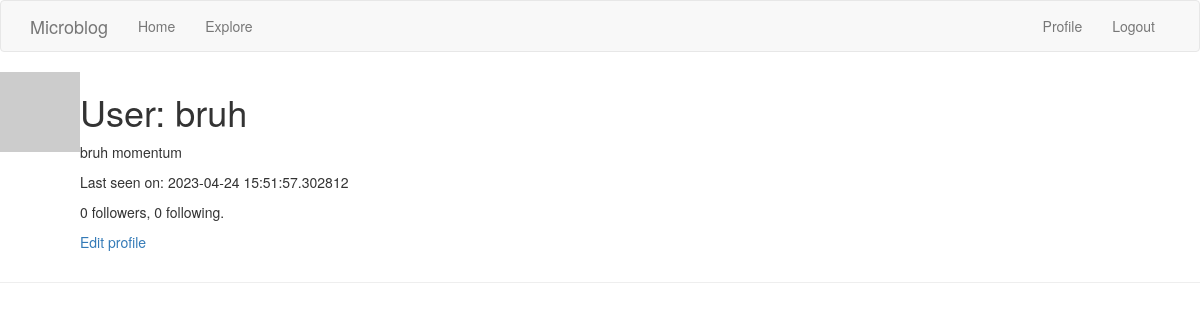
/user/bruh (signed in), run on an earlier commit of the app's database.
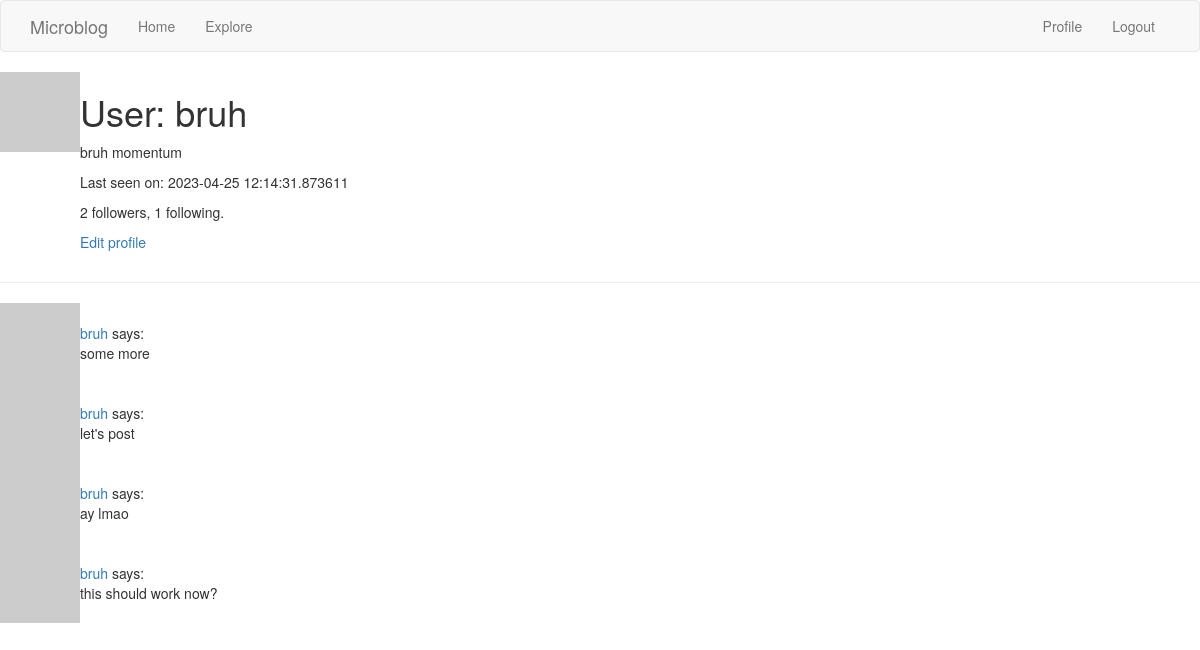
And on a later commit of the database.
### app/models.py (models this page shows, shortened)
class User(UserMixin, db.Model):
    id = db.Column(db.Integer, primary_key=True)
    username = db.Column(db.String(64), index=True, unique=True)
    email = db.Column(db.String(128), index=True, unique=True)
    password_hash = db.Column(db.String(128))
    posts = db.relationship('Post', backref='author', lazy='dynamic')
    about_me = db.Column(db.String(256))
    last_seen = db.Column(db.DateTime, default=datetime.utcnow)
    followed = db.relationship(
        'User',
        secondary=followers,
        primaryjoin=(followers.c.follower_id == id),
        secondaryjoin=(followers.c.followed_id == id),
        backref=db.backref('followers', lazy='dynamic'),
        lazy='dynamic'
    )
    def avatar(self, size):
        digest = md5(self.email.lower().encode('utf-8')).hexdigest()
        return f'https://gravatar.com/avatar/{digest}?d=identicon&s={size}'

class Post(db.Model):
    id = db.Column(db.Integer, primary_key=True)
    body = db.Column(db.String(256))
    timestamp = db.Column(db.DateTime, index=True, default=datetime.utcnow)
    user_id = db.Column(db.Integer, db.ForeignKey('user.id'))

### app/routes.py (the view)
@app.route('/user/<username>')
@login_required
def user(username):
    user = User.query.filter_by(username=username).first_or_404()
    page = request.args.get('page', 1, type=int)
    posts = user.posts.order_by(Post.timestamp.desc()).paginate(
        page=page,
        per_page=app.config['POSTS_PER_PAGE'],
        error_out=False
    )
    next_url = url_for('user', username=user.username, page=posts.next_num) \
        if posts.has_next else None
    prev_url = url_for('user', username=user.username, page=posts.prev_num) \
        if posts.has_prev else None
    form = EmptyForm()
    return render_template(
        'user.html',
        user=user,
        posts=posts.items,
        next_url=next_url,
        prev_url=prev_url,
        form=form
        )

### app/models.py (called while the page is built)
@login.user_loader
def load_user(id):
    return User.query.get(int(id))

### app/routes.py (called while the page is built)
@app.before_request
def before_request():
    if current_user.is_authenticated:
        current_user.last_seen = datetime.utcnow()
        db.session.commit()

### app/templates/user.html (shortened to what this page needs)
{% extends "base.html" %}
{% block content %}
    <table>
        <tr valign="top">
            <td><img src="{{ user.avatar(128)}}"></td>
            <td>
                <h1>User: {{ user.username }} </h1>
                {% if user.about_me %}<p>{{ user.about_me }}</p>{% endif %}
                {% if user.last_seen %}<p>Last seen on: {{ user.last_seen }}</p>{% endif %}
                <p>{{ user.followers.count() }} followers, {{ user.followed.count() }} following.</p>
                {% if user == current_user %}
                <p><a href="{{ url_for('edit_profile') }}">Edit profile</a></p>
                {% endif %}
            </td>
        </tr>
    </table>
    <hr>
    {% for post in posts %}
        {% include '_post.html' %}
    {% endfor %}
{% endblock %}

### app/templates/_post.html
<table>
    <tr>
        <td width="70px">
            <a href="{{ url_for('user', username=post.author.username) }}">
                <img src="{{ post.author.avatar(70 )}}"/>
            </a>
        </td>
        <td>
            <a href="{{ url_for('user', username=post.author.username)}}">
                {{ post.author.username }}
            </a>
            says:
            <br>
            {{ post.body }}
        </td>
    </tr>
</table>

What changed in the data, as far as the page shows it:
changed User "bruh": last_seen "2023-04-24 15:51:57.302812" → "2023-04-25 12:14:31.873611"
added Post: author.username "bruh", body "some more"
added Post: author.username "bruh", body "let's post"
added Post: author.username "bruh", body "ay lmao"
added Post: author.username "bruh", body "this should work now?"
Also different on the page:
{{ user.followers.count() }}: "0" → "2"
{{ user.followed.count() }}: "0" → "1"
